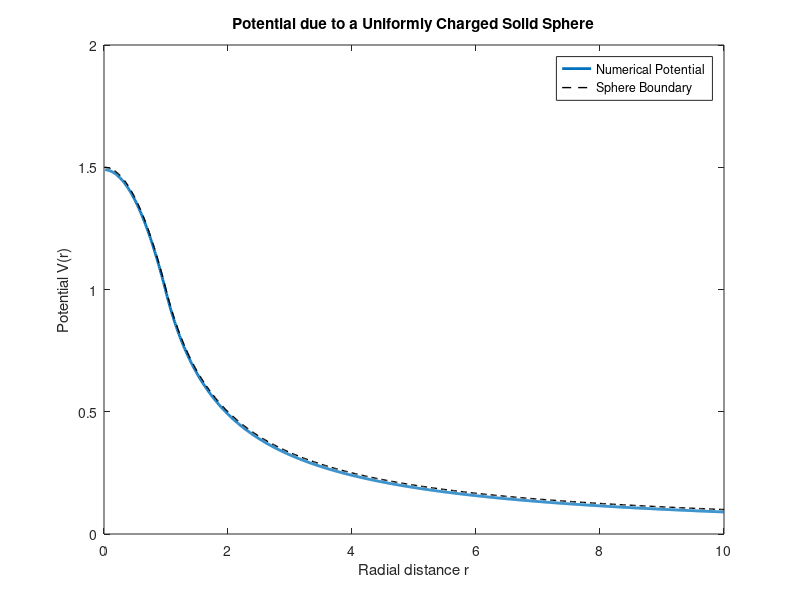

MATLAB code to generate this figure:
%% Program to Plot the Potential due to Charged Solid Sphere
%% Author: Sahil Raj
%% Assignment 6 Problem 4

clc; clear all;

R = 1.0;
Q = 1.0;
mr = 10 * R;
N = 1000;

r0 = 0.01;          % Initial radius
dr = (mr - r0) / N; % Step radius value

Rs = r0 + (1:N) * dr;
V = zeros(N, 1);

rhoN = ceil((R - r0) / dr); % Index for the Sphere Radius

function I = computeIntegral(Q, Rs, dr, i, j)
  epsilon = 1e-6;
  if nargin != 5
    % Compute integral till convergence (till infinity)
    I = 0.0;
    r = Rs(i); % Starting r
    while 1 == 1
      diff = (dr / 2) * (power(r, -2) + power(r+dr, -2));
      if diff < epsilon
        break
      endif
      I = I + diff;
      r = r + dr;
    endwhile
  else
    % Definite Integral
    I = 0.0;
    cur = i;
    while cur < j
      r = Rs(cur); % Starting r
      diff = (dr/2) * (power(r, -2) + power(r+dr, -2));
      if diff < epsilon
        break
      endif
      I = I + diff;
      cur = cur + 1;
    endwhile
  endif
endfunction

V(N) = computeIntegral(Q, Rs, dr, N);
for i = N-1:-1:rhoN
  V(i) = V(i+1) + computeIntegral(Q, Rs, dr, i, i+1);
endfor
for i = rhoN-1:-1:1
  V(i) = V(i+1) + (Q/power(R, 3)) * (dr / 2) * (Rs(i) + Rs(i+1));
endfor

% Visualization Section
plot(Rs, V, 'LineWidth', 2); % Plot potential vs radius
hold on;

% Enhance visualization
xlabel('Radial distance r');
ylabel('Potential V(r)');
title('Potential due to a Uniformly Charged Solid Sphere');


r_theory = linspace(r0, mr, 500);
V_theory = zeros(size(r_theory));
for k = 1:length(r_theory)
    if r_theory(k) <= R
        V_theory(k) = (Q/(2*R)) * (3 - (r_theory(k)/R)^2);
    else
        V_theory(k) = Q ./ r_theory(k);
    end
end
plot(r_theory, V_theory, '--k', 'LineWidth', 1);
legend(['Numerical Potential'; 'Sphere Boundary'; 'Analytical Solution'; ...
       'Location'; 'northeast']);
hold off;
